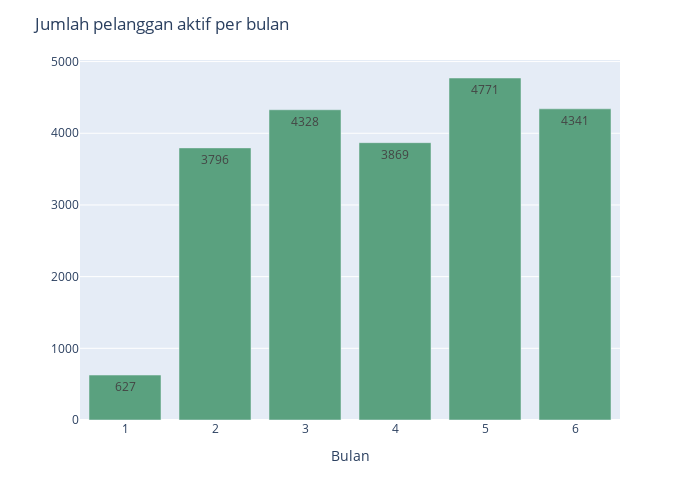

The notebook cell this image was saved under:
### Markdown cell above
### d. Perbulan
Pada bagian ini akan dihitung distribusi pelanggan aktif, jumlah produk terjual, dan jumlah pendapatan kotor untuk tiap-tiap bulannya selama enam bulan.

Berikut adalah distribusi jumlah pelanggan aktif untuk tiap bulan, dimana pelanggan aktif adalah pelanggan yang melakukan transaksi pembelian :

### Code cell
lihat = df[df.event_type=='purchase'].groupby('month')[['user_id']].nunique().reset_index()
fig2 = px.bar(lihat,x='month',y='user_id',height=500,width=700, text_auto=True)
fig2.update_traces(marker_color='#5aa17f')
fig2.update_layout(xaxis_title='Bulan',title='Jumlah pelanggan aktif per bulan', yaxis_title=' ')
fig2.show()

### Figure 1 — Plotly figure (JSON) as saved in the notebook; plotly's stock layout.template omitted (floating-point values rounded to 4 significant figures)
{"data": [{"alignmentgroup": "True", "hovertemplate": "month=%{x}<br>user_id=%{y}<extra></extra>", "legendgroup": "", "marker": {"color": "#5aa17f", "pattern": {"shape": ""}}, "name": "", "offsetgroup": "", "orientation": "v", "showlegend": false, "textposition": "auto", "texttemplate": "%{y}", "type": "bar", "x": [1, 2, 3, 4, 5, 6], "xaxis": "x", "y": [627, 3796, 4328, 3869, 4771, 4341], "yaxis": "y"}], "layout": {"barmode": "relative", "height": 500, "legend": {"tracegroupgap": 0}, "margin": {"t": 60}, "title": {"text": "Jumlah pelanggan aktif per bulan"}, "width": 700, "xaxis": {"anchor": "y", "domain": [0, 1], "title": {"text": "Bulan"}}, "yaxis": {"anchor": "x", "domain": [0, 1], "title": {"text": " "}}}}
